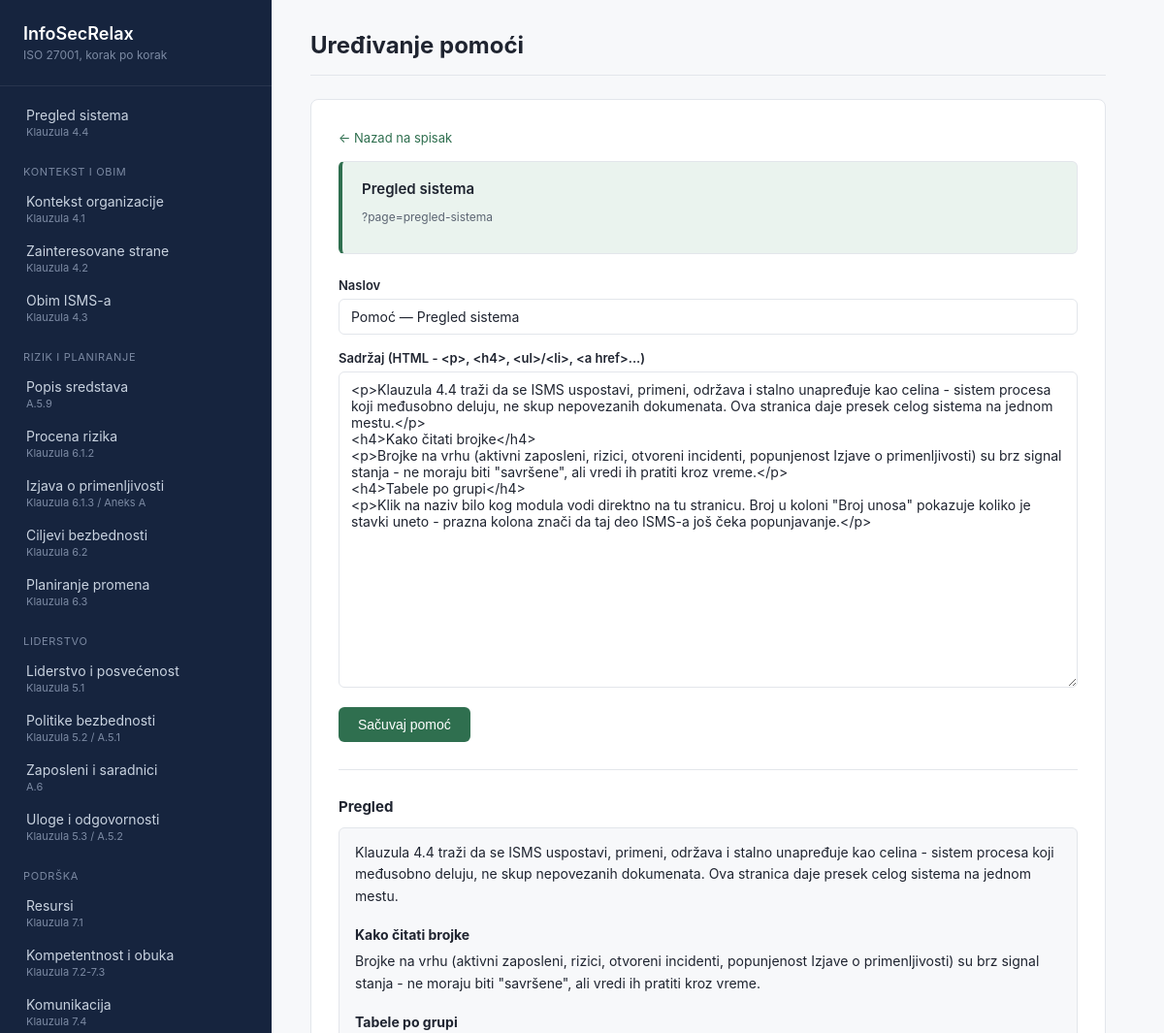
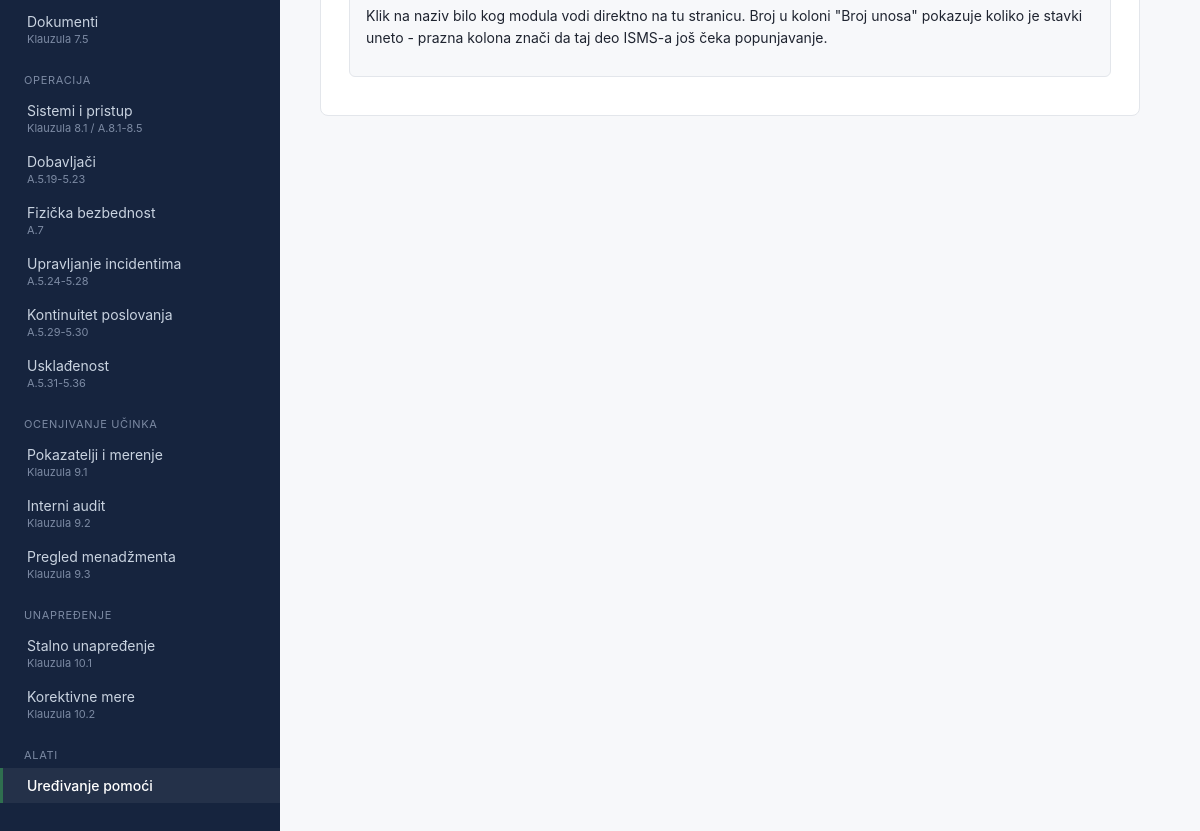
Page /?page=pomoc-uredjivanje&slug=pregled-sistema on the committed database (2 pictures, top to bottom).
### tables this page shows
CREATE TABLE IF NOT EXISTS help_content (
    id          BIGINT UNSIGNED AUTO_INCREMENT PRIMARY KEY,
    page_slug   VARCHAR(100) NOT NULL,
    title       VARCHAR(255) NOT NULL,
    body        TEXT NOT NULL,
    updated_at  TIMESTAMP NOT NULL DEFAULT CURRENT_TIMESTAMP ON UPDATE CURRENT_TIMESTAMP,
    UNIQUE KEY uq_help_content_slug (page_slug)
);

### src/includes/help-content.php (called while the page is built, shortened)
<?php
function getHelpContent(PDO $pdo, string $pageSlug): ?array
{
    $stmt = $pdo->prepare('SELECT * FROM help_content WHERE page_slug = :slug');
    $stmt->execute(['slug' => $pageSlug]);
    $row = $stmt->fetch();
    return $row === false ? null : $row;
}

### src/modules/pomoc-uredjivanje.php (the view, shortened to what this page needs)
<?php
require __DIR__ . '/../config/database.php';
require __DIR__ . '/../includes/help-content.php';
$pdo = getDbConnection();
$menu = require __DIR__ . '/../config/menu.php';
$requestedSlug = isset($_GET['slug'])
    ? preg_replace('/[^a-z0-9\-]/', '', (string) $_GET['slug'])
    : null;
$editingItem = null;
if ($requestedSlug !== null && $requestedSlug !== '') {
    foreach ($menu as $item) {
        if ($item['slug'] === $requestedSlug) {
            $editingItem = $item;
            break;
        }
    }
}
if ($editingItem !== null) {
    $helpContent = getHelpContent($pdo, $editingItem['slug']);
}
?>
<?php if ($editingItem !== null): ?>
    <a class="back-link" href="?page=pomoc-uredjivanje">← Nazad na spisak</a>
    <div class="scope-current">
        <div class="card-header-row">
            <span class="card-title"><?= htmlspecialchars($editingItem['title']) ?></span>
        </div>
        <p class="item-meta">?page=<?= htmlspecialchars($editingItem['slug']) ?></p>
    </div>
    <form method="post" class="factor-form">
        <div class="form-row">
            <label for="help_title">Naslov</label>
            <input type="text" name="help_title" id="help_title" required
                value="<?= htmlspecialchars($helpContent['title'] ?? ('Pomoć — ' . $editingItem['title'])) ?>">
        </div>
        <div class="form-row">
            <label for="help_body">Sadržaj (HTML - &lt;p&gt;, &lt;h4&gt;, &lt;ul&gt;/&lt;li&gt;, &lt;a href&gt;...)</label>
            <textarea name="help_body" id="help_body" rows="18"><?= htmlspecialchars($helpContent['body'] ?? '') ?></textarea>
        </div>
        <button type="submit" class="btn-primary">Sačuvaj pomoć</button>
    </form>
    <?php if (!empty($helpContent['body'])): ?>
        <h3 class="section-heading">Pregled</h3>
        <div class="factor-card">
            <div class="help-content"><?= $helpContent['body'] ?></div>
        </div>
    <?php endif; ?>
<?php endif; ?>

### src/includes/header.php (shortened to what this page needs)
<!DOCTYPE html>
<html lang="sr">
<head>
    <link rel="stylesheet" href="assets/style.css">
</head>
<body>
    <div class="app-shell">
        <aside class="sidebar">
            <div class="sidebar-brand">
                <span class="brand-name">InfoSecRelax</span>
                <span class="brand-tag">ISO 27001, korak po korak</span>
            </div>
            <nav class="sidebar-nav">
                <?php
                $lastGroup = null;
                foreach ($menu as $item):
                    if ($item['group'] !== $lastGroup):
                        $lastGroup = $item['group'];
                ?>
                <div class="nav-group-title"><?= htmlspecialchars($lastGroup) ?></div>
                <?php endif; ?>
                <a href="?page=<?= htmlspecialchars($item['slug']) ?>"
                   class="nav-link<?= $requestedSlug === $item['slug'] ? ' active' : '' ?>">
                    <span class="nav-title"><?= htmlspecialchars($item['title']) ?></span>
                    <?php if (!empty($item['iso_ref'])): ?>
                    <span class="nav-ref"><?= htmlspecialchars($item['iso_ref']) ?></span>
                    <?php endif; ?>
                </a>
                <?php endforeach; ?>
            </nav>
        </aside>
        <main class="main-content">
            <header class="content-header">
                <h1><?= htmlspecialchars($currentItem['title']) ?></h1>
            </header>
            <div class="content-body">

### src/index.php (shortened to what this page needs)
<?php
$menu = require __DIR__ . '/config/menu.php';
$requestedSlug = isset($_GET['page'])
    ? preg_replace('/[^a-z0-9\-]/', '', (string) $_GET['page'])
    : $menu[0]['slug'];
$currentItem = null;
foreach ($menu as $item) {
    if ($item['slug'] === $requestedSlug) {
        $currentItem = $item;
        break;
    }
}
require __DIR__ . '/includes/header.php';
$modulePath = __DIR__ . '/modules/' . $requestedSlug . '.php';
if (file_exists($modulePath)) {
    require $modulePath;
} else {
    require __DIR__ . '/includes/placeholder.php';
}
require __DIR__ . '/includes/footer.php';

### src/includes/footer.php (shortened to what this page needs)
            </div>
        </main>
    </div>
</body>
</html>

### src/assets/style.css (style rules this page uses)
:root { --color-bg: #f7f8fa; --color-surface: #ffffff; --color-sidebar: #16243e; --color-sidebar-text: #c9d3e0; --color-sidebar-text-muted: #7c8aa3; --color-accent: #2f6f4f; --color-accent-soft: #eaf3ee; --color-warning: #9a6b12; --color-warning-soft: #fbf1de; --color-danger: #a34036; --color-danger-soft: #fbeae7; --color-text: #1f2430; --color-text-muted: #5b6472; --color-border: #e3e6eb; --sidebar-width: 280px; }
* { box-sizing: border-box; }
body { margin: 0; font-family: -apple-system, BlinkMacSystemFont, "Segoe UI", Roboto, sans-serif; background: var(--color-bg); color: var(--color-text); }
.app-shell { display: flex; min-height: 100vh; }
.sidebar { width: var(--sidebar-width); flex-shrink: 0; background: var(--color-sidebar); padding: 24px 0 40px; overflow-y: auto; }
.sidebar-brand { padding: 0 24px 24px; border-bottom: 1px solid rgba(255, 255, 255, 0.08); margin-bottom: 12px; display: flex; flex-direction: column; gap: 4px; }
.brand-name { color: #ffffff; font-size: 18px; font-weight: 600; }
.brand-tag { color: var(--color-sidebar-text-muted); font-size: 12px; }
.nav-group-title { color: var(--color-sidebar-text-muted); font-size: 11px; text-transform: uppercase; letter-spacing: 0.06em; padding: 18px 24px 6px; }
.nav-link { display: flex; flex-direction: column; gap: 2px; padding: 9px 24px; color: var(--color-sidebar-text); text-decoration: none; font-size: 14px; border-left: 3px solid transparent; }
.nav-link.active { background: rgba(255, 255, 255, 0.06); border-left-color: var(--color-accent); color: #ffffff; font-weight: 500; }
.nav-ref { font-size: 11px; color: var(--color-sidebar-text-muted); }
.main-content { flex: 1; padding: 32px 40px 60px; max-width: 900px; }
.content-header { display: flex; align-items: baseline; gap: 12px; margin-bottom: 24px; padding-bottom: 16px; border-bottom: 1px solid var(--color-border); }
.content-header h1 { font-size: 24px; margin: 0; }
.content-body { background: var(--color-surface); border: 1px solid var(--color-border); border-radius: 8px; padding: 28px; }
.form-row { margin-bottom: 16px; }
.form-row label { display: block; font-size: 13px; font-weight: 600; margin-bottom: 6px; }
.form-row input[type="text"], .form-row input[type="date"], .form-row input[type="number"], .form-row select, .form-row textarea { width: 100%; padding: 9px 12px; border: 1px solid var(--color-border); border-radius: 6px; font-size: 14px; font-family: inherit; color: var(--color-text); }
.form-row textarea { resize: vertical; }
.btn-primary { background: var(--color-accent); color: #ffffff; border: none; border-radius: 6px; padding: 10px 20px; font-size: 14px; font-weight: 500; cursor: pointer; }
.factor-form { padding-bottom: 28px; margin-bottom: 28px; border-bottom: 1px solid var(--color-border); }
.factor-card { background: var(--color-bg); border: 1px solid var(--color-border); border-radius: 6px; padding: 14px 16px; margin-bottom: 10px; }
.factor-card p { margin: 6px 0 8px; font-size: 14px; line-height: 1.5; }
.card-header-row { display: flex; align-items: baseline; justify-content: space-between; flex-wrap: wrap; gap: 12px; margin-bottom: 10px; }
.card-title { font-size: 15px; font-weight: 600; }
.scope-current { background: var(--color-accent-soft); border: 1px solid var(--color-border); border-left: 4px solid var(--color-accent); border-radius: 6px; padding: 18px 20px; margin-bottom: 24px; }
.item-meta { font-size: 12px; color: var(--color-text-muted); }
.section-heading { font-size: 15px; margin: 24px 0 12px; }
.section-heading:first-of-type { margin-top: 0; }
.back-link { display: inline-block; color: var(--color-accent); font-size: 13px; text-decoration: none; margin-bottom: 16px; }
.help-content h4 { font-size: 14px; margin: 20px 0 8px; }
.help-content p { font-size: 14px; line-height: 1.6; color: var(--color-text); margin: 0 0 12px; }

### rows in the picture
help_content: help_title "Pomoć — Pregled sistema", help_body "<p>Klauzula 4.4 traži da se ISMS uspostavi, primeni, održava i stalno unapređuje kao celina - sistem procesa koji međusobno deluju, ne skup nepovezanih dokumenata. Ova stranica daje presek celog sistema na jednom mestu.</p> <h4>Kako čitati brojke</h4> <p>Brojke na vrhu (aktivni zaposleni, rizici, otvoreni incidenti, popunjenost Izjave o primenljivosti) su brz signal stanja - ne moraju biti \"savršene\", ali vredi ih pratiti kroz vreme.</p> <h4>Tabele po grupi</h4> <p>Klik na naziv bilo kog modula vodi direktno na tu stranicu. Broj u koloni \"Broj unosa\" pokazuje koliko je stavki uneto - prazna kolona znači da taj deo ISMS-a još čeka popunjavanje.</p>", body "Klauzula 4.4 traži da se ISMS uspostavi, primeni, održava i stalno unapređuje kao celina - sistem procesa koji međusobno deluju, ne skup nepovezanih dokumenata. Ova stranica daje presek celog sistema na jednom mestu. Kako čitati brojke Brojke na vrhu (aktivni zaposleni, rizici, otvoreni incidenti, popunjenost Izjave o primenljivosti) su brz signal stanja - ne moraju biti \"savršene\", ali vredi ih pratiti kroz vreme. Tabele po grupi Klik na naziv bilo kog modula vodi direktno na tu stranicu. Broj u koloni \"Broj unosa\" pokazuje koliko je stavki uneto - prazna kolona znači da taj deo ISMS-a još čeka popunjavanje."

### other values in the picture
$item['title'] "Pregled sistema"
$item['iso_ref'] "Klauzula 4.4"
$lastGroup "KONTEKST I OBIM"
$item['title'] "Kontekst organizacije"
$item['iso_ref'] "Klauzula 4.1"
$item['title'] "Zainteresovane strane"
$item['iso_ref'] "Klauzula 4.2"
$item['title'] "Obim ISMS-a"
$item['iso_ref'] "Klauzula 4.3"
$lastGroup "RIZIK I PLANIRANJE"
$item['title'] "Popis sredstava"
$item['iso_ref'] "A.5.9"
$item['title'] "Procena rizika"
$item['iso_ref'] "Klauzula 6.1.2"
$item['title'] "Izjava o primenljivosti"
